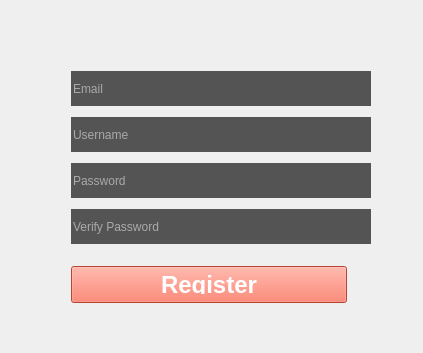
          <widget class="QWidget" name="tab_sign_up">
           <attribute name="title">
            <string>Sign Up</string>
           </attribute>
           <layout class="QGridLayout" name="gridLayout_5">
            <item row="2" column="0">
             <spacer name="horizontalSpacer_22">
              <property name="orientation">
               <enum>Qt::Horizontal</enum>
              </property>
              <property name="sizeType">
               <enum>QSizePolicy::Maximum</enum>
              </property>
              <property name="sizeHint" stdset="0">
               <size>
                <width>60</width>
                <height>20</height>
               </size>
              </property>
             </spacer>
            </item>
            <item row="5" column="1">
             <spacer name="verticalSpacer_9">
              <property name="orientation">
               <enum>Qt::Vertical</enum>
              </property>
              <property name="sizeType">
               <enum>QSizePolicy::Minimum</enum>
              </property>
              <property name="sizeHint" stdset="0">
               <size>
                <width>20</width>
                <height>5</height>
               </size>
              </property>
             </spacer>
            </item>
            <item row="3" column="1">
             <spacer name="verticalSpacer_6">
              <property name="orientation">
               <enum>Qt::Vertical</enum>
              </property>
              <property name="sizeType">
               <enum>QSizePolicy::Minimum</enum>
              </property>
              <property name="sizeHint" stdset="0">
               <size>
                <width>40</width>
                <height>5</height>
               </size>
              </property>
             </spacer>
            </item>
            <item row="12" column="1">
             <spacer name="verticalSpacer_8">
              <property name="orientation">
               <enum>Qt::Vertical</enum>
              </property>
              <property name="sizeType">
               <enum>QSizePolicy::Minimum</enum>
              </property>
              <property name="sizeHint" stdset="0">
               <size>
                <width>20</width>
                <height>40</height>
               </size>
              </property>
             </spacer>
            </item>
            <item row="0" column="1">
             <spacer name="verticalSpacer_7">
              <property name="orientation">
               <enum>Qt::Vertical</enum>
              </property>
              <property name="sizeType">
               <enum>QSizePolicy::Minimum</enum>
              </property>
              <property name="sizeHint" stdset="0">
               <size>
                <width>20</width>
                <height>40</height>
               </size>
              </property>
             </spacer>
            </item>
            <item row="1" column="1">
             <widget class="QLabel" name="label_username_error">
              <property name="text">
               <string/>
              </property>
              <property name="alignment">
               <set>Qt::AlignCenter</set>
              </property>
             </widget>
            </item>
            <item row="6" column="1">
             <layout class="QHBoxLayout" name="horizontalLayout_11">
              <item>
               <widget class="QLineEdit" name="lineEdit_password1">
                <property name="sizePolicy">
                 <sizepolicy hsizetype="Preferred" vsizetype="Fixed">
                  <horstretch>0</horstretch>
                  <verstretch>0</verstretch>
                 </sizepolicy>
                </property>
                <property name="minimumSize">
                 <size>
                  <width>300</width>
                  <height>35</height>
                 </size>
                </property>
                <property name="maximumSize">
                 <size>
                  <width>300</width>
                  <height>35</height>
                 </size>
                </property>
                <property name="styleSheet">
                 <string notr="true">background-color: #545454;
color:white;
border-style:none;</string>
                </property>
                <property name="echoMode">
                 <enum>QLineEdit::Password</enum>
                </property>
                <property name="placeholderText">
                 <string>Password</string>
                </property>
               </widget>
              </item>
              <item>
               <widget class="QLabel" name="label_password1_check">
                <property name="sizePolicy">
                 <sizepolicy hsizetype="Fixed" vsizetype="Fixed">
                  <horstretch>0</horstretch>
                  <verstretch>0</verstretch>
                 </sizepolicy>
                </property>
                <property name="minimumSize">
                 <size>
                  <width>15</width>
                  <height>20</height>
                 </size>
                </property>
                <property name="maximumSize">
                 <size>
                  <width>16777215</width>
                  <height>20</height>
                 </size>
                </property>
                <property name="text">
                 <string/>
                </property>
               </widget>
              </item>
              <item>
               <spacer name="horizontalSpacer_6">
                <property name="orientation">
                 <enum>Qt::Horizontal</enum>
                </property>
                <property name="sizeType">
                 <enum>QSizePolicy::MinimumExpanding</enum>
                </property>
                <property name="sizeHint" stdset="0">
                 <size>
                  <width>20</width>
                  <height>20</height>
                 </size>
                </property>
               </spacer>
              </item>
             </layout>
            </item>
            <item row="4" column="1">
             <layout class="QHBoxLayout" name="horizontalLayout_10">
              <item>
               <widget class="QLineEdit" name="lineEdit_username_signup">
                <property name="sizePolicy">
                 <sizepolicy hsizetype="Preferred" vsizetype="Fixed">
                  <horstretch>0</horstretch>
                  <verstretch>0</verstretch>
                 </sizepolicy>
                </property>
                <property name="minimumSize">
                 <size>
                  <width>300</width>
                  <height>35</height>
                 </size>
                </property>
                <property name="maximumSize">
                 <size>
                  <width>300</width>
                  <height>35</height>
                 </size>
                </property>
                <property name="styleSheet">
                 <string notr="true">background-color: #545454;
color:white;
border-style:none;</string>
                </property>
                <property name="placeholderText">
                 <string>Username</string>
                </property>
               </widget>
              </item>
              <item>
               <widget class="QLabel" name="label_username_check">
                <property name="sizePolicy">
                 <sizepolicy hsizetype="Fixed" vsizetype="Fixed">
                  <horstretch>0</horstretch>
                  <verstretch>0</verstretch>
                 </sizepolicy>
                </property>
                <property name="minimumSize">
                 <size>
                  <width>15</width>
                  <height>20</height>
                 </size>
                </property>
                <property name="sizeIncrement">
                 <size>
                  <width>0</width>
                  <height>20</height>
                 </size>
                </property>
                <property name="text">
                 <string/>
                </property>
               </widget>
              </item>
              <item>
               <spacer name="horizontalSpacer_5">
                <property name="orientation">
                 <enum>Qt::Horizontal</enum>
                </property>
                <property name="sizeType">
                 <enum>QSizePolicy::MinimumExpanding</enum>
                </property>
                <property name="sizeHint" stdset="0">
                 <size>
                  <width>20</width>
                  <height>20</height>
                 </size>
                </property>
               </spacer>
              </item>
             </layout>
            </item>
            <item row="2" column="1">
             <layout class="QHBoxLayout" name="horizontalLayout_9">
              <item>
               <widget class="QLineEdit" name="lineEdit_email">
                <property name="sizePolicy">
                 <sizepolicy hsizetype="Minimum" vsizetype="Fixed">
                  <horstretch>0</horstretch>
                  <verstretch>0</verstretch>
                 </sizepolicy>
                </property>
                <property name="minimumSize">
                 <size>
                  <width>300</width>
                  <height>35</height>
                 </size>
                </property>
                <property name="maximumSize">
                 <size>
                  <width>350</width>
                  <height>35</height>
                 </size>
                </property>
                <property name="sizeIncrement">
                 <size>
                  <width>0</width>
                  <height>0</height>
                 </size>
                </property>
                <property name="styleSheet">
                 <string notr="true">background-color: #545454;
color:white;
border-style:none;</string>
                </property>
                <property name="placeholderText">
                 <string>Email</string>
                </property>
               </widget>
              </item>
              <item>
               <widget class="QLabel" name="label_email_check">
                <property name="sizePolicy">
                 <sizepolicy hsizetype="Fixed" vsizetype="Fixed">
                  <horstretch>0</horstretch>
                  <verstretch>0</verstretch>
                 </sizepolicy>
                </property>
                <property name="minimumSize">
                 <size>
                  <width>15</width>
                  <height>20</height>
                 </size>
                </property>
                <property name="maximumSize">
                 <size>
                  <width>16777215</width>
                  <height>20</height>
                 </size>
                </property>
                <property name="text">
                 <string/>
                </property>
               </widget>
              </item>
              <item>
               <spacer name="horizontalSpacer_4">
                <property name="orientation">
                 <enum>Qt::Horizontal</enum>
                </property>
                <property name="sizeType">
                 <enum>QSizePolicy::MinimumExpanding</enum>
                </property>
                <property name="sizeHint" stdset="0">
                 <size>
                  <width>20</width>
                  <height>20</height>
                 </size>
                </property>
               </spacer>
              </item>
             </layout>
            </item>
            <item row="10" column="1">
             <spacer name="verticalSpacer_11">
              <property name="orientation">
               <enum>Qt::Vertical</enum>
              </property>
              <property name="sizeType">
               <enum>QSizePolicy::Minimum</enum>
              </property>
              <property name="sizeHint" stdset="0">
               <size>
                <width>20</width>
                <height>15</height>
               </size>
              </property>
             </spacer>
            </item>
            <item row="8" column="1">
             <layout class="QHBoxLayout" name="horizontalLayout_12">
              <item>
               <widget class="QLineEdit" name="lineEdit_password2">
                <property name="sizePolicy">
                 <sizepolicy hsizetype="Preferred" vsizetype="Fixed">
                  <horstretch>0</horstretch>
                  <verstretch>0</verstretch>
                 </sizepolicy>
                </property>
                <property name="minimumSize">
                 <size>
                  <width>300</width>
                  <height>35</height>
                 </size>
                </property>
                <property name="maximumSize">
                 <size>
                  <width>300</width>
                  <height>35</height>
                 </size>
                </property>
                <property name="styleSheet">
                 <string notr="true">background-color: #545454;
color:white;
border-style:none;</string>
                </property>
                <property name="echoMode">
                 <enum>QLineEdit::Password</enum>
                </property>
                <property name="placeholderText">
                 <string>Verify Password</string>
                </property>
               </widget>
              </item>
              <item>
               <widget class="QLabel" name="label_password2_check">
                <property name="sizePolicy">
                 <sizepolicy hsizetype="Fixed" vsizetype="Fixed">
                  <horstretch>0</horstretch>
                  <verstretch>0</verstretch>
                 </sizepolicy>
                </property>
                <property name="minimumSize">
                 <size>
                  <width>15</width>
                  <height>20</height>
                 </size>
                </property>
                <property name="maximumSize">
                 <size>
                  <width>16777215</width>
                  <height>20</height>
                 </size>
                </property>
                <property name="text">
                 <string/>
                </property>
               </widget>
              </item>
              <item>
               <spacer name="horizontalSpacer_13">
                <property name="orientation">
                 <enum>Qt::Horizontal</enum>
                </property>
                <property name="sizeType">
                 <enum>QSizePolicy::MinimumExpanding</enum>
                </property>
                <property name="sizeHint" stdset="0">
                 <size>
                  <width>20</width>
                  <height>20</height>
                 </size>
                </property>
               </spacer>
              </item>
             </layout>
            </item>
            <item row="11" column="1">
             <layout class="QHBoxLayout" name="horizontalLayout_6">
              <item>
               <widget class="QPushButton" name="singup_button">
                <property name="sizePolicy">
                 <sizepolicy hsizetype="MinimumExpanding" vsizetype="Preferred">
                  <horstretch>0</horstretch>
                  <verstretch>0</verstretch>
                 </sizepolicy>
                </property>
                <property name="minimumSize">
                 <size>
                  <width>190</width>
                  <height>37</height>
                 </size>
                </property>
                <property name="maximumSize">
                 <size>
                  <width>300</width>
                  <height>35</height>
                 </size>
                </property>
                <property name="sizeIncrement">
                 <size>
                  <width>0</width>
                  <height>0</height>
                 </size>
                </property>
                <property name="font">
                 <font>
                  <pointsize>18</pointsize>
                  <weight>75</weight>
                  <italic>false</italic>
                  <bold>true</bold>
                 </font>
                </property>
                <property name="styleSheet">
                 <string notr="true">background-color: #ff6247;
color: white; 
font:bold;
padding: 8px 12px 8px 12px;
</string>
                </property>
                <property name="text">
                 <string>Register</string>
                </property>
               </widget>
              </item>
              <item>
               <spacer name="horizontalSpacer_19">
                <property name="orientation">
                 <enum>Qt::Horizontal</enum>
                </property>
                <property name="sizeType">
                 <enum>QSizePolicy::Maximum</enum>
                </property>
                <property name="sizeHint" stdset="0">
                 <size>
                  <width>65</width>
                  <height>20</height>
                 </size>
                </property>
               </spacer>
              </item>
             </layout>
            </item>
            <item row="8" column="0">
             <spacer name="horizontalSpacer_17">
              <property name="orientation">
               <enum>Qt::Horizontal</enum>
              </property>
              <property name="sizeType">
               <enum>QSizePolicy::Maximum</enum>
              </property>
              <property name="sizeHint" stdset="0">
               <size>
                <width>60</width>
                <height>20</height>
               </size>
              </property>
             </spacer>
            </item>
            <item row="6" column="0">
             <spacer name="horizontalSpacer_16">
              <property name="orientation">
               <enum>Qt::Horizontal</enum>
              </property>
              <property name="sizeType">
               <enum>QSizePolicy::Maximum</enum>
              </property>
              <property name="sizeHint" stdset="0">
               <size>
                <width>60</width>
                <height>20</height>
               </size>
              </property>
             </spacer>
            </item>
            <item row="4" column="0">
             <spacer name="horizontalSpacer_2">
              <property name="orientation">
               <enum>Qt::Horizontal</enum>
              </property>
              <property name="sizeType">
               <enum>QSizePolicy::Maximum</enum>
              </property>
              <property name="sizeHint" stdset="0">
               <size>
                <width>60</width>
                <height>20</height>
               </size>
              </property>
             </spacer>
            </item>
            <item row="7" column="1">
             <spacer name="verticalSpacer_10">
              <property name="orientation">
               <enum>Qt::Vertical</enum>
              </property>
              <property name="sizeType">
               <enum>QSizePolicy::Minimum</enum>
              </property>
              <property name="sizeHint" stdset="0">
               <size>
                <width>20</width>
                <height>5</height>
               </size>
              </property>
             </spacer>
            </item>
           </layout>
          </widget>
